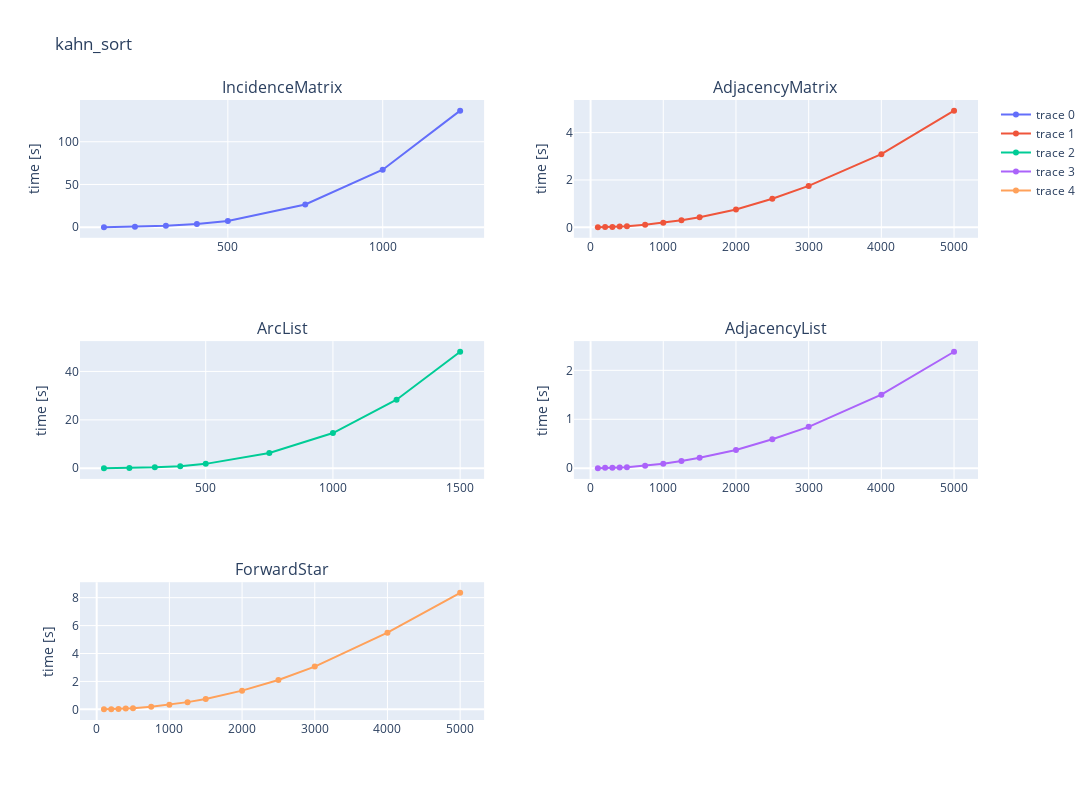

The cell this chart's notebook holds for it:
### Code cell
compareSortTimesForGraphRepresentation(times["kahn_sort"], "kahn_sort")

### Figure 1 — Plotly figure (JSON) as saved in the notebook; plotly's stock layout.template omitted (floating-point values rounded to 4 significant figures)
{"data": [{"text": ["0.072", "0.56", "1.807", "3.809", "7.292", "26.528", "67.313", "136.397"], "type": "scatter", "x": [100, 200, 300, 400, 500, 750, 1000, 1250], "xaxis": "x", "y": [0.07241, 0.5595, 1.807, 3.809, 7.292, 26.53, 67.31, 136.4], "yaxis": "y"}, {"text": ["0.007", "0.01", "0.017", "0.032", "0.044", "0.105", "0.188", "0.3", "0.426", "0.75", "1.207", "1.749", "3.089", "4.926"], "type": "scatter", "x": [100, 200, 300, 400, 500, 750, 1000, 1250, 1500, 2000, 2500, 3000, 4000, 5000], "xaxis": "x2", "y": [0.007051, 0.009897, 0.01736, 0.03214, 0.04413, 0.1047, 0.1884, 0.3003, 0.4258, 0.7497, 1.207, 1.749, 3.089, 4.926], "yaxis": "y2"}, {"text": ["0.017", "0.123", "0.403", "0.869", "1.83", "6.331", "14.556", "28.332", "48.134"], "type": "scatter", "x": [100, 200, 300, 400, 500, 750, 1000, 1250, 1500], "xaxis": "x3", "y": [0.01705, 0.1232, 0.4033, 0.8692, 1.83, 6.331, 14.56, 28.33, 48.13], "yaxis": "y3"}, {"text": ["0.0", "0.009", "0.009", "0.016", "0.022", "0.053", "0.092", "0.148", "0.213", "0.373", "0.593", "0.846", "1.504", "2.38"], "type": "scatter", "x": [100, 200, 300, 400, 500, 750, 1000, 1250, 1500, 2000, 2500, 3000, 4000, 5000], "xaxis": "x4", "y": [0, 0.009443, 0.008791, 0.01621, 0.02231, 0.0526, 0.09155, 0.1476, 0.2129, 0.3732, 0.5929, 0.8459, 1.504, 2.38], "yaxis": "y4"}, {"text": ["0.001", "0.013", "0.032", "0.053", "0.088", "0.193", "0.336", "0.518", "0.745", "1.341", "2.102", "3.062", "5.494", "8.343"], "type": "scatter", "x": [100, 200, 300, 400, 500, 750, 1000, 1250, 1500, 2000, 2500, 3000, 4000, 5000], "xaxis": "x5", "y": [0.0005193, 0.01316, 0.0318, 0.05323, 0.08802, 0.1933, 0.3359, 0.5181, 0.7455, 1.341, 2.102, 3.062, 5.494, 8.343], "yaxis": "y5"}], "layout": {"annotations": [{"font": {"size": 16}, "showarrow": false, "text": "IncidenceMatrix", "x": 0.225, "xanchor": "center", "xref": "paper", "y": 1, "yanchor": "bottom", "yref": "paper"}, {"font": {"size": 16}, "showarrow": false, "text": "AdjacencyMatrix", "x": 0.775, "xanchor": "center", "xref": "paper", "y": 1, "yanchor": "bottom", "yref": "paper"}, {"font": {"size": 16}, "showarrow": false, "text": "ArcList", "x": 0.225, "xanchor": "center", "xref": "paper", "y": 0.6111, "yanchor": "bottom", "yref": "paper"}, {"font": {"size": 16}, "showarrow": false, "text": "AdjacencyList", "x": 0.775, "xanchor": "center", "xref": "paper", "y": 0.6111, "yanchor": "bottom", "yref": "paper"}, {"font": {"size": 16}, "showarrow": false, "text": "ForwardStar", "x": 0.225, "xanchor": "center", "xref": "paper", "y": 0.2222, "yanchor": "bottom", "yref": "paper"}], "height": 800, "title": {"text": "kahn_sort"}, "width": 1200, "xaxis": {"anchor": "y", "domain": [0, 0.45]}, "xaxis2": {"anchor": "y2", "domain": [0.55, 1]}, "xaxis3": {"anchor": "y3", "domain": [0, 0.45]}, "xaxis4": {"anchor": "y4", "domain": [0.55, 1]}, "xaxis5": {"anchor": "y5", "domain": [0, 0.45]}, "xaxis6": {"anchor": "y6", "domain": [0.55, 1]}, "yaxis": {"anchor": "x", "domain": [0.7778, 1], "title": {"text": "time [s]"}}, "yaxis2": {"anchor": "x2", "domain": [0.7778, 1], "title": {"text": "time [s]"}}, "yaxis3": {"anchor": "x3", "domain": [0.3889, 0.6111], "title": {"text": "time [s]"}}, "yaxis4": {"anchor": "x4", "domain": [0.3889, 0.6111], "title": {"text": "time [s]"}}, "yaxis5": {"anchor": "x5", "domain": [0, 0.2222], "title": {"text": "time [s]"}}, "yaxis6": {"anchor": "x6", "domain": [0, 0.2222]}}}
